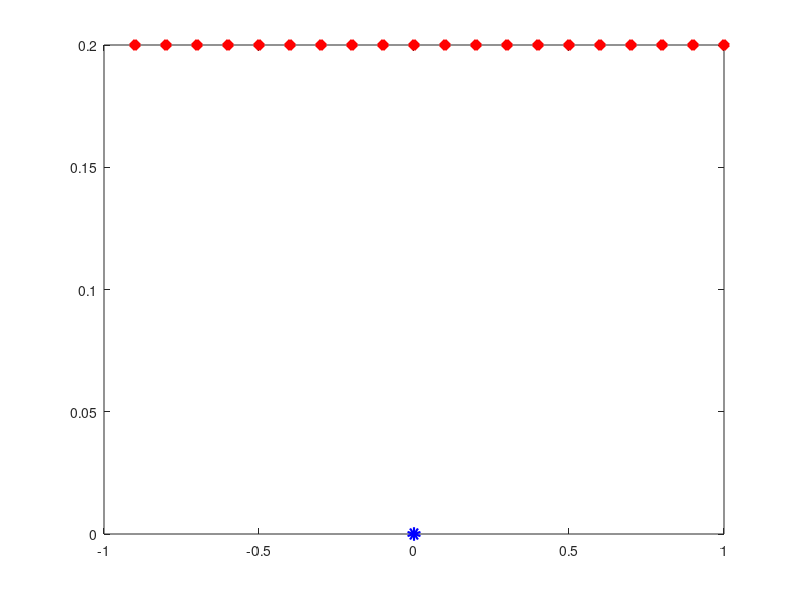
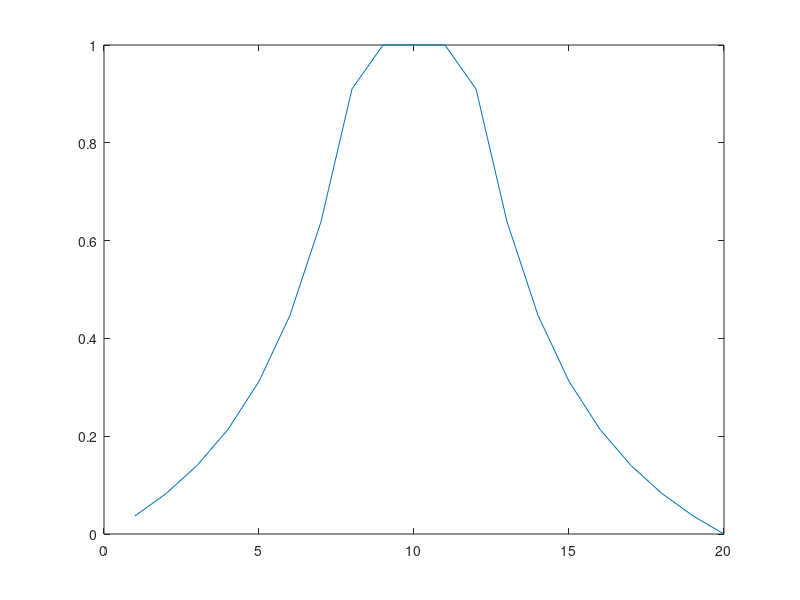

The MATLAB script that drew these images, in order:
% Danger Grid normalisations

clear all,clc,close all


d=0.001:0.01:10;
min_dis=0.01;
max_dis=5.0;
D=[]
for i=1:length(d)
     if((d(i))<min_dis)
    D=[D 1/min_dis];
    elseif((d(i))>max_dis)
    D=[D 1/max_dis];
    else
     D=[D 1/d(i)];
     end 
end

Dn= ( D-min(D) ) ./  ( max(D)-min(D) ) ;

plot(d,Dn,'r','LineWidth',5.0)
close all

P=[0.0;0.0]
Pc=[-1.0;0.2]
Velocity_robot_point=[0.0;0.33]
RDIFF=[];
DANGER=[];
 plot(P(1),P(2),'bo',"MarkerSize",5.0,"LineWidth",5.0)
    hold on
    max_speed=0.25
for i=1:1:20
  Pc(1)=Pc(1)+0.1;
   r_diff=Pc-P;     
   norm_r_diff=norm(r_diff);
   cos_angle= (r_diff'*Velocity_robot_point(1:2)) / (norm_r_diff*norm(Velocity_robot_point(1:2)))
   Danger=norm(Velocity_robot_point(1:2))*cos_angle;
   
    if(Danger<0.0)
    Danger=0.0;
    elseif(Danger>max_speed)
    Danger=max_speed;
   end
   
   RDIFF=[RDIFF r_diff];
   DANGER=[DANGER Danger];
   plot(r_diff(1),r_diff(2),'rx',"MarkerSize",5.0,"LineWidth",5.0)

end

DANGERp= ( DANGER-min(DANGER) ) ./  (max_speed-min(DANGER) ) ;

figure(2)
plot(1:1:20,DANGERp)





% Basically the danger field will be calculated for each cell 
% as 
% for each robot point:
%        distance to point AND if that point is moving towards operator AND
%        if the normalized interia thing is significant
%        for each parameter we add in a min & max value such that minimum
%        value is 0 and maximum value is 1
%        then we calculate total danger as a product, phrased
%   It is (dangerous) because:
%            1. We are realtively close to the robot
%   AND      2. The robot is moving at a high speed towards us
%   AND      3. The normalized impulse vector in this direction is high


% Afterwards we can compare this to probability that someone will be present
% and feed both or all index to the congintive block

% TODO GET normalized impulse vector working

% the result is something between a danger field and a danger index